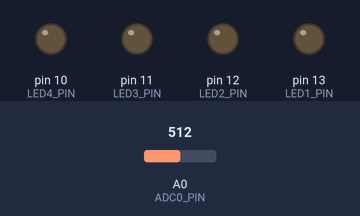
The sketch below on a simulated Arduino Uno, built with avr-gcc and run on an emulated ATmega328P. Parts: output pins drawn as LEDs (lit = HIGH). The test bench sets the inputs (shaded band); at power-on: A0 (ADC0_PIN) = 512.

Above: at 1.2 s.
1.3 s: A0 (ADC0_PIN) set to 110
2.8 s: A0 (ADC0_PIN) set to 97
At 4.0 s:
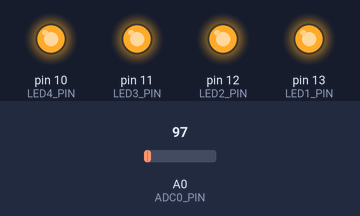
4.3 s: A0 (ADC0_PIN) set to 122
At 5.3 s:
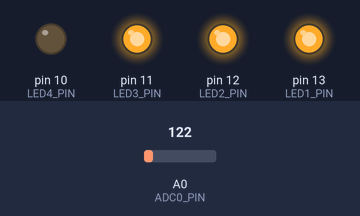
5.8 s: A0 (ADC0_PIN) set to 193
7.3 s: A0 (ADC0_PIN) set to 216
At 7.6 s:
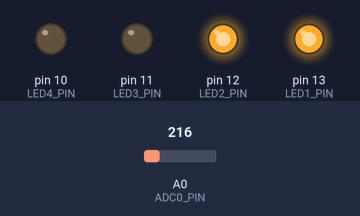
8.8 s: A0 (ADC0_PIN) set to 0
At 9.9 s:
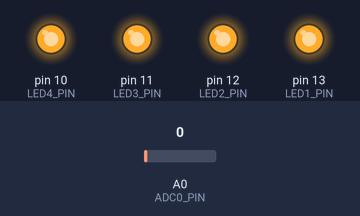
Timing chart, 0 to 11.3 s (numbered marks = the images above; inputs shaded):
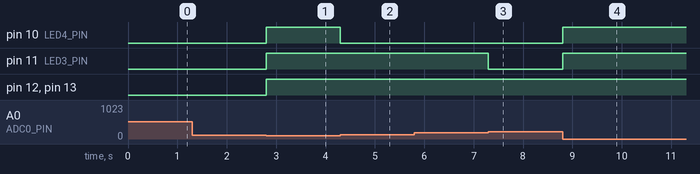

The sketch:

ex_1_4_4.ino
```cpp
/* *******************************
* Exercise 1.4.4 : Conversion
********************************** */

// Define pin mapping
//  - no memory used for defines (C preprocessor)
//  - always useful since we only check pinout once
#define ADC0_PIN    A0
#define LED1_PIN    13
#define LED2_PIN    12
#define LED3_PIN    11
#define LED4_PIN    10
#define LED_ON      LOW
#define LED_OFF     HIGH

// A table can be used to ease led handling (go to ex_1_1_1 for alternative declarations)
  int leds[]  = {LED1_PIN, LED2_PIN, LED3_PIN, LED4_PIN};
  int nb_leds = (sizeof(leds)/sizeof(leds[0])); // nb of elements = size of the table / size of 1 element

// Declare adc to read
  int adc = ADC0_PIN;

// Executed once to set pins, variables, ...
void setup() {
  // Set ADC pin as input
    pinMode(adc, INPUT);

  // Set leds pin as output
    for (int i = 0; i < nb_leds; i++)
      pinMode(leds[i], OUTPUT);

  // Initialize all leds
    for (int i = 0; i < nb_leds; i++)
      digitalWrite(leds[i], LED_OFF);
}

// Executed over and over (infinite loop)
void loop() {
    /* Standard coding */
        int pot = analogRead(adc);
        int val_mV = map(pot, 0, 1023, 0, 5000);

        if(val_mV<500)
        {
            for (int i = 0; i < nb_leds; i++)
            digitalWrite(leds[i], LED_OFF);
        }
        else
        {
            if(val_mV>2000)
            digitalWrite(leds[0], LED_ON);

            if(val_mV>1500)
            digitalWrite(leds[1], LED_ON);

            if(val_mV>1000)
            digitalWrite(leds[2], LED_ON);

            if(val_mV>500)
            digitalWrite(leds[3], LED_ON);
        }

    /* Spicy coding */
        // int val_mV = map(analogRead(adc), 0, 1023, 0, 5000);

        // digitalWrite(leds[0], !(val_mV>2000));  // '!' because inverted logic for LEDs
        // digitalWrite(leds[1], !(val_mV>1500));
        // digitalWrite(leds[2], !(val_mV>1000));
        // digitalWrite(leds[3], !(val_mV>500));


    /* Meaty coding */
        // const int threhsolds[4] = {2000, 1500, 1000, 500};
        // int val_mV = map(analogRead(adc), 0, 1023, 0, 5000);

        // for (int i = 0; i < nb_leds; i++)
        // digitalWrite(leds[i], !(val_mV>threhsolds[i]));


}
```

Measured:
- the behaviour switches between 103 and 102 on A0 (ADC0_PIN) (found by bisection; images 0 and 1)
- the behaviour switches between 204 and 205 on A0 (ADC0_PIN) (found by bisection; images 2 and 3)
- after the input at 1.3 s, every drawn part: stays the same
- after the input at 2.8 s, pin 10 (LED4_PIN), pin 11 (LED3_PIN), pin 12 (LED2_PIN), pin 13 (LED1_PIN): LOW → HIGH at once
- after the input at 4.3 s, pin 10 (LED4_PIN): HIGH → LOW at once
- after the input at 5.8 s, every drawn part: stays the same
- after the input at 7.3 s, pin 11 (LED3_PIN): HIGH → LOW at once
- after the input at 8.8 s, pin 10 (LED4_PIN), pin 11 (LED3_PIN): LOW → HIGH at once
